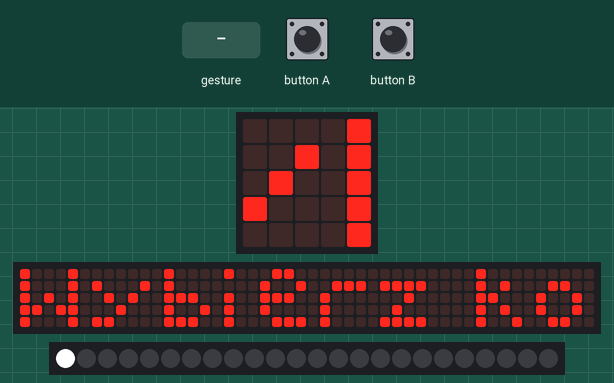
Recording of a program running on a simulated BBC micro:bit running MicroPython. On the bench: the board's 5×5 LED display, a strip that is not on the board, showing the scrolling text unrolled, 24 RGB LEDs in strip order, left to right. Inputs (shaded band) come from the test bench. A tilt is held for 1.5 s and a shake lasts 1 s, then the board lies face up again; the 48×5 strip is a reading aid, not a part: it shows the text the display is scrolling, unrolled, one strip-width of it at a time.

Above: at 1.27 s.
1.3 s: button A pressed for 0.15 s
At 1.37 s:
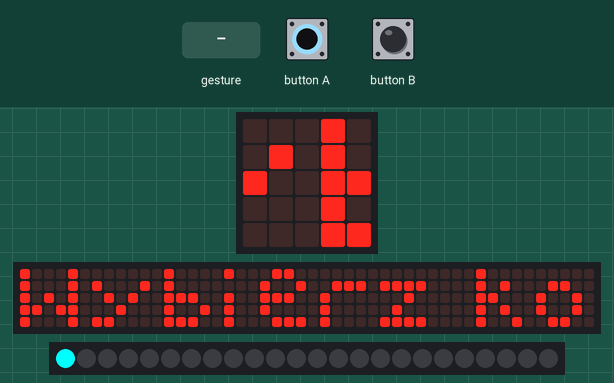
2.0 s: button B pressed for 0.15 s
At 2.09 s:
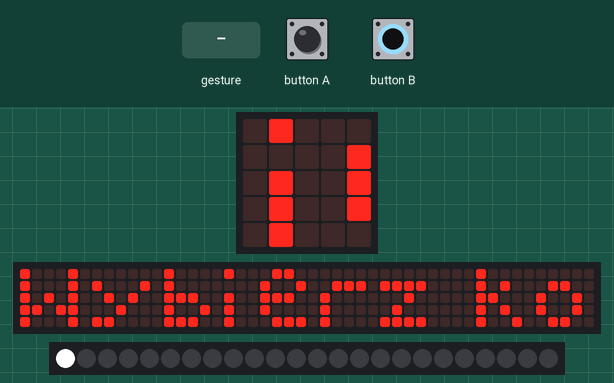
2.7 s: gesture 'shake'
At 2.95 s:
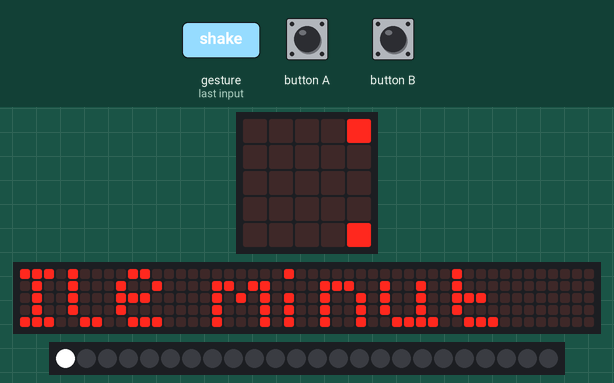
4.7 s: gesture 'shake'
At 5.74 s:
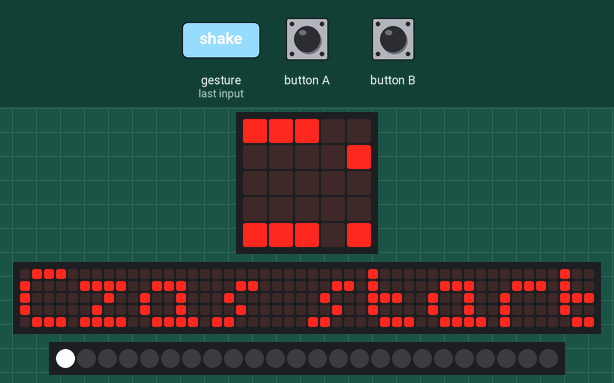

The program:

hourglass-main.py
```python
# Imports go at the top
from microbit import *
import neopixel
import music

time = 1  # default hourglass time in minutes
TOTAL_LEDS = 24
np = neopixel.NeoPixel(pin2, TOTAL_LEDS)
colors = [
    [255, 255, 255],  # white
    [0, 255, 0],  # green
    [255, 0, 0],  # red
    [0, 0, 255],  # blue
    [255, 0, 255],  # purple
    [255, 80, 0],  # orange
    [255, 255, 0],  # yellow
    [0, 255, 255], # cyan
]
# select color
display.scroll('Wybierz kolor', delay=100, wait=False)

for i in range(256):
    np[0] = [i, i, i]
    np.show()
    sleep(0.1)

color_i = 0

while not accelerometer.was_gesture('shake'):
    np[0] = colors[color_i]
    if button_a.was_pressed():
        color_i -= 1
        if color_i < 0:
            color_i = len(colors) - 1
    if button_b.was_pressed():
        color_i += 1
        if color_i >= len(colors):
            color_i = 0
    np.show()
selected_color = colors[color_i]

# select time
display.scroll('Ile minut', delay=100, wait=False)
while not accelerometer.was_gesture('shake'):
    if button_a.was_pressed():
        time = max(1, time - 1)
        np[time] = [0, 0, 0]
    if button_b.was_pressed():
        time = min(24, time + 1)
        np[time - 1] = selected_color
    np.show()

# hourglass go
display.scroll("Czas start", wait=False)
leds = list(range(time))
leds.reverse()
sleep_time = round((60 * 1000) / 256, 4)
for led in leds:
    current_led_color = selected_color.copy()
    while any(current_led_color):
        current_led_color = [max(c - 1, 0) for c in current_led_color]
        np[led] = current_led_color
        np.show()
        sleep(sleep_time)

while not button_a.was_pressed() and not button_b.was_pressed():
    display.scroll('Koniec!', wait=False)
    music.play(music.DADADADUM, loop=True)
```

Measured:
- after the input at 1.3 s, the display: changes at once (image 1)
- after the input at 2.0 s, the display: changes at once (image 2)
- after the input at 2.7 s, the display: first differs from a run without the input after 0.20 s (image 3)
- after the input at 4.7 s, the display: first differs from a run without the input after 0.20 s (image 4 shows a later state)
